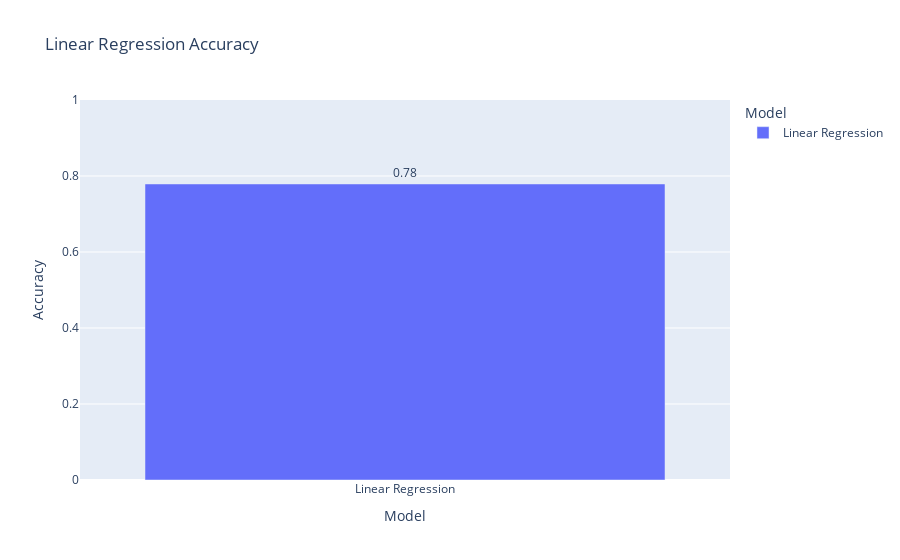

Notebook code cell kept with this figure:
### Markdown cell above
# 1. Linear Regression Accuracy Plot

### Code cell
import plotly.express as px

df_linear = pd.DataFrame({'Model': ['Linear Regression'], 'Accuracy': [Linear_Accuracy]})

fig = px.bar(df_linear, x='Model', y='Accuracy',
             title='Linear Regression Accuracy',
             color='Model', text='Accuracy')

# import pandas as pd

fig.update_traces(texttemplate='%{text:.2f}', textposition='outside')
fig.update_layout(yaxis_range=[0, 1], yaxis_title='Accuracy')
fig.show()

### Figure 1 — Plotly figure (JSON) as saved in the notebook; plotly's stock layout.template omitted (floating-point values rounded to 4 significant figures)
{"data": [{"hovertemplate": "Model=%{x}<br>Accuracy=%{text}<extra></extra>", "legendgroup": "Linear Regression", "marker": {"color": "#636efa", "pattern": {"shape": ""}}, "name": "Linear Regression", "orientation": "v", "showlegend": true, "text": [0.779], "textposition": "outside", "texttemplate": "%{text:.2f}", "type": "bar", "x": ["Linear Regression"], "xaxis": "x", "y": [0.779], "yaxis": "y"}], "layout": {"barmode": "relative", "legend": {"title": {"text": "Model"}, "tracegroupgap": 0}, "title": {"text": "Linear Regression Accuracy"}, "xaxis": {"anchor": "y", "categoryarray": ["Linear Regression"], "categoryorder": "array", "domain": [0, 1], "title": {"text": "Model"}}, "yaxis": {"anchor": "x", "domain": [0, 1], "range": [0, 1], "title": {"text": "Accuracy"}}}}
